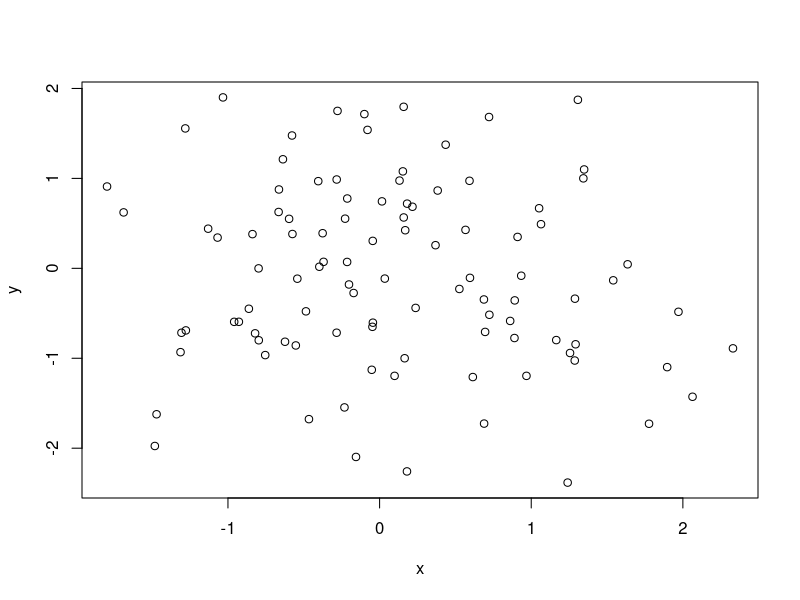
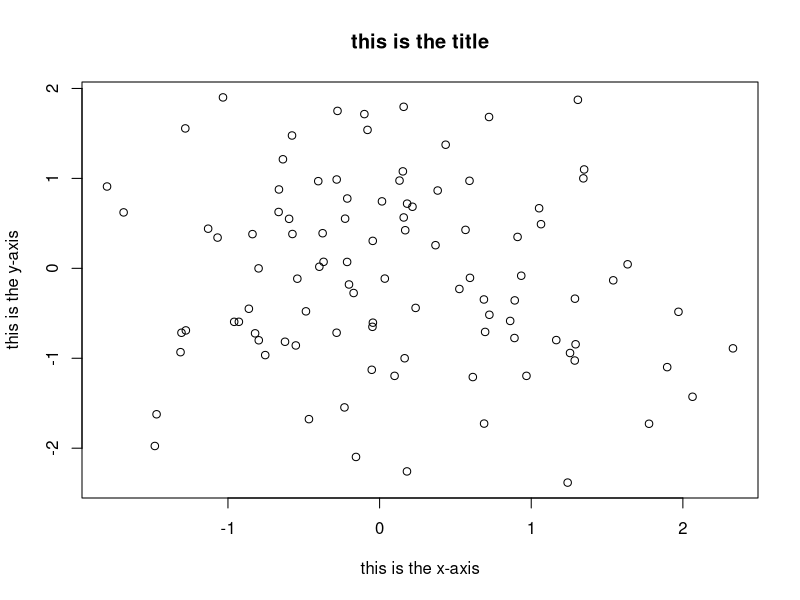
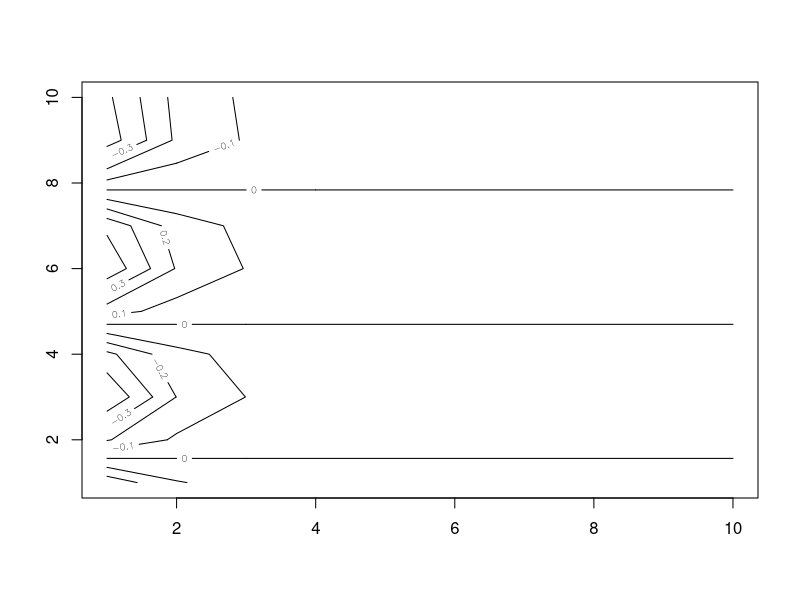
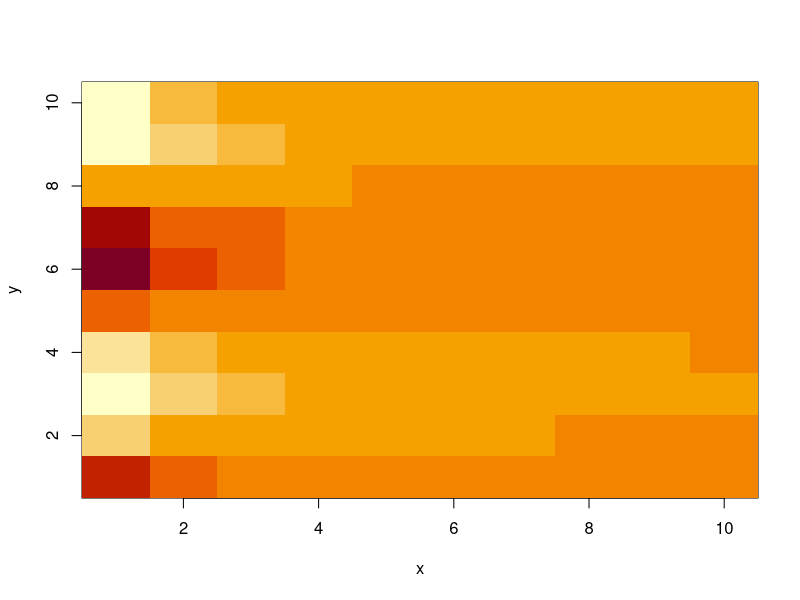
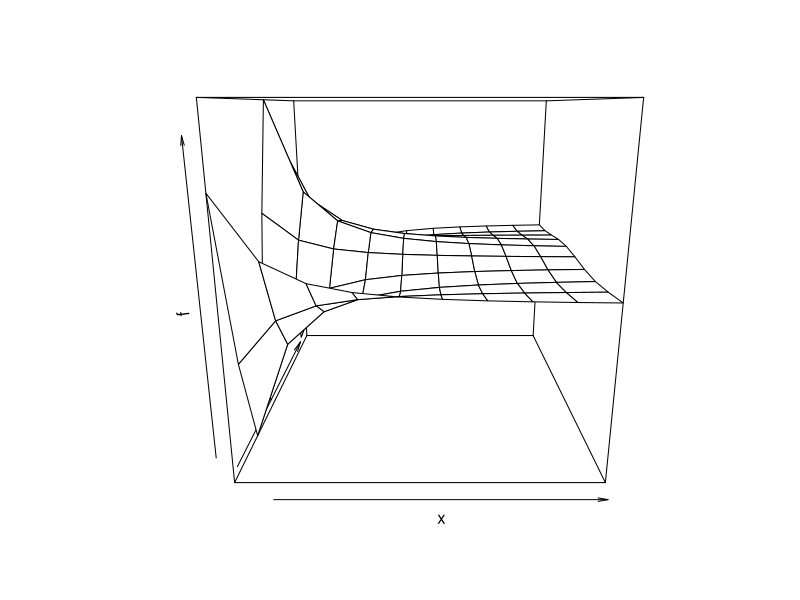
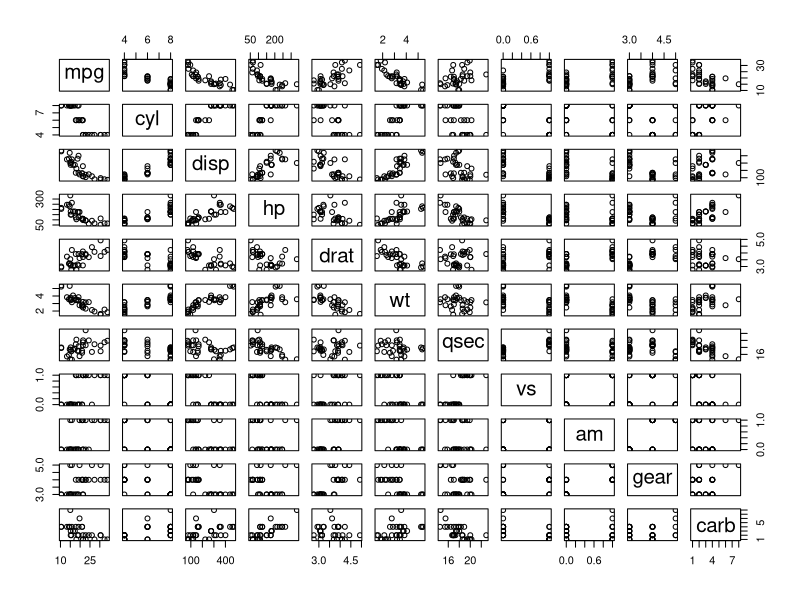

These figures' R source, in order:
## ---- chunk 1
x <- c(1, 3, 2, 5)
## ---- chunk 2
x = c(1, 6, 2)

y <- c(1, 4, 3)
## ---- chunk 3
length(x)

length(y)
## ---- chunk 4
x + y
## ---- chunk 5
ls()
## ---- chunk 6
rm(x, y)

ls()
## ---- chunk 7
rm(list=ls())
## ---- chunk 8
x <- matrix(data = c(1,2,3,4), nrow = 2, ncol = 2)
## ---- chunk 9
sqrt(x)
## ---- chunk 10
x <- rnorm(n = 10)
y <- x + rnorm(n = 10, mean = 50, sd = 0.1)
## ---- chunk 11
cor(x, y)
## ---- chunk 12
set.seed(4)
## ---- chunk 13
mean(x)
var(x)
sd(x)
## ---- chunk 14
x <- rnorm(100)
y <- rnorm(100)
plot(x, y)
plot(x, y, xlab = "this is the x-axis", ylab = "this is the y-axis", main = "this is the title")
## ---- chunk 15
x <- seq(1, 10)
x
## ---- chunk 16
y <- x

f <- outer(x, y, function(x, y) cos(y) / (1 + x ^ 2))
contour(x, y, f)
## ---- chunk 17
image(x, y, f)
## ---- chunk 18
persp(x, y, f)
## ---- chunk 19
A <- matrix(1:16, 4, 4)
## ---- chunk 20
A[2,3]
## ---- chunk 21
A[1, ]
## ---- chunk 22
A[-1, ]
## ---- chunk 23
dim(A)
## ---- chunk 24
pairs(mtcars)
## ---- chunk 25
summary(mtcars)
